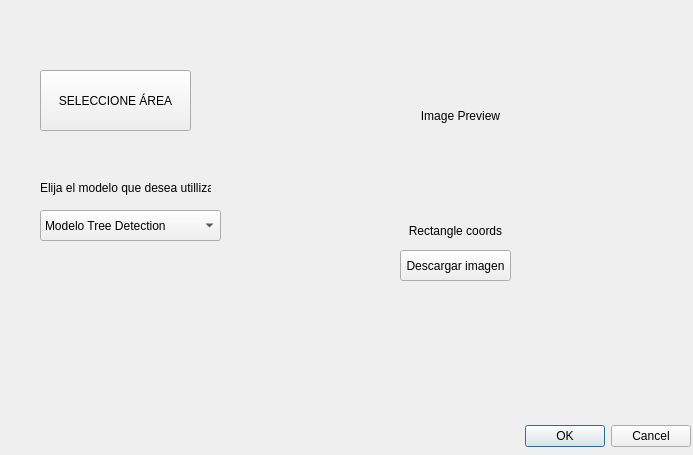
<?xml version="1.0" encoding="UTF-8"?>
<ui version="4.0">
 <class>Dialog</class>
 <widget class="QDialog" name="Dialog">
  <property name="geometry">
   <rect>
    <x>0</x>
    <y>0</y>
    <width>693</width>
    <height>455</height>
   </rect>
  </property>
  <property name="windowTitle">
   <string>Dialog</string>
  </property>
  <widget class="QDialogButtonBox" name="buttonBox">
   <property name="geometry">
    <rect>
     <x>520</x>
     <y>420</y>
     <width>171</width>
     <height>32</height>
    </rect>
   </property>
   <property name="orientation">
    <enum>Qt::Horizontal</enum>
   </property>
   <property name="standardButtons">
    <set>QDialogButtonBox::Cancel|QDialogButtonBox::Ok</set>
   </property>
  </widget>
  <widget class="QPushButton" name="boton">
   <property name="geometry">
    <rect>
     <x>40</x>
     <y>70</y>
     <width>151</width>
     <height>61</height>
    </rect>
   </property>
   <property name="text">
    <string>SELECCIONE ÁREA</string>
   </property>
  </widget>
  <widget class="QLabel" name="rectangleLabel">
   <property name="geometry">
    <rect>
     <x>230</x>
     <y>210</y>
     <width>451</width>
     <height>41</height>
    </rect>
   </property>
   <property name="text">
    <string>Rectangle coords</string>
   </property>
   <property name="alignment">
    <set>Qt::AlignCenter</set>
   </property>
   <property name="textInteractionFlags">
    <set>Qt::LinksAccessibleByMouse</set>
   </property>
  </widget>
  <widget class="QComboBox" name="comboBox">
   <property name="geometry">
    <rect>
     <x>40</x>
     <y>210</y>
     <width>181</width>
     <height>31</height>
    </rect>
   </property>
   <item>
    <property name="text">
     <string>Modelo Tree Detection</string>
    </property>
   </item>
   <item>
    <property name="text">
     <string>Modelo Surface Detection</string>
    </property>
   </item>
  </widget>
  <widget class="QLabel" name="label">
   <property name="geometry">
    <rect>
     <x>40</x>
     <y>180</y>
     <width>171</width>
     <height>16</height>
    </rect>
   </property>
   <property name="text">
    <string>Elija el modelo que desea utillizar</string>
   </property>
  </widget>
  <widget class="QLabel" name="imagePreview">
   <property name="geometry">
    <rect>
     <x>260</x>
     <y>30</y>
     <width>401</width>
     <height>171</height>
    </rect>
   </property>
   <property name="text">
    <string>Image Preview</string>
   </property>
   <property name="alignment">
    <set>Qt::AlignCenter</set>
   </property>
  </widget>
  <widget class="QPushButton" name="pushButton">
   <property name="geometry">
    <rect>
     <x>400</x>
     <y>250</y>
     <width>111</width>
     <height>31</height>
    </rect>
   </property>
   <property name="text">
    <string>Descargar imagen</string>
   </property>
  </widget>
 </widget>
 <resources>
  <include location="resources.qrc"/>
 </resources>
 <connections>
  <connection>
   <sender>buttonBox</sender>
   <signal>rejected()</signal>
   <receiver>Dialog</receiver>
   <slot>reject()</slot>
   <hints>
    <hint type="sourcelabel">
     <x>516</x>
     <y>340</y>
    </hint>
    <hint type="destinationlabel">
     <x>519</x>
     <y>287</y>
    </hint>
   </hints>
  </connection>
  <connection>
   <sender>buttonBox</sender>
   <signal>accepted()</signal>
   <receiver>Dialog</receiver>
   <slot>accept()</slot>
   <hints>
    <hint type="sourcelabel">
     <x>448</x>
     <y>334</y>
    </hint>
    <hint type="destinationlabel">
     <x>443</x>
     <y>289</y>
    </hint>
   </hints>
  </connection>
  <connection>
   <sender>boton</sender>
   <signal>clicked()</signal>
   <receiver>Dialog</receiver>
   <slot>selectionRectangle()</slot>
   <hints>
    <hint type="sourcelabel">
     <x>71</x>
     <y>67</y>
    </hint>
    <hint type="destinationlabel">
     <x>83</x>
     <y>118</y>
    </hint>
   </hints>
  </connection>
  <connection>
   <sender>boton</sender>
   <signal>clicked()</signal>
   <receiver>imagePreview</receiver>
   <slot>clear()</slot>
   <hints>
    <hint type="sourcelabel">
     <x>178</x>
     <y>108</y>
    </hint>
    <hint type="destinationlabel">
     <x>320</x>
     <y>115</y>
    </hint>
   </hints>
  </connection>
  <connection>
   <sender>boton</sender>
   <signal>clicked()</signal>
   <receiver>rectangleLabel</receiver>
   <slot>clear()</slot>
   <hints>
    <hint type="sourcelabel">
     <x>183</x>
     <y>89</y>
    </hint>
    <hint type="destinationlabel">
     <x>297</x>
     <y>232</y>
    </hint>
   </hints>
  </connection>
 </connections>
 <slots>
  <slot>showLabel()</slot>
  <slot>selectionRectangle()</slot>
  <slot>showLabel(bool)</slot>
  <slot>printRectangleCoords()</slot>
 </slots>
</ui>
